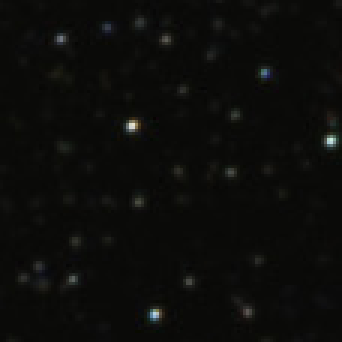
#> input picture Small_area.png, 114 x 114 px (shown 3 times larger)
$ jupyter execute solution.ipynb
#> lines starting #> are read from the running program, lines starting #| are printed output that depends on the picture; after the words box and inside, x2 and y2 are one past the last pixel; in counts of white or black regions, pixels touching at a corner belong together
### solution.py
import numpy as np
import cv2 as cv
from matplotlib import pyplot as plt

class Solution(object):

        def __init__(self):
            print("Solution initialized...")

        def localize_object(self, image_object, image_scene):
            img1 = np.copy(image_object)
            img2 = np.copy(image_scene)

            img1 = cv.GaussianBlur(img1,(5,5),cv.BORDER_DEFAULT)
            img2 = cv.GaussianBlur(img2,(5,5),cv.BORDER_DEFAULT)

            sift = cv.SIFT_create(50000)

            # find the keypoints and descriptors with SIFT
            kp1, des1 = sift.detectAndCompute(img1,None)
            kp2, des2 = sift.detectAndCompute(img2,None)

            #-- Matching descriptor vectors with a FLANN based matcher
            matcher = cv.DescriptorMatcher_create(cv.DescriptorMatcher_FLANNBASED)
            knn_matches = matcher.knnMatch(des1, des2, 2)
            #-- Filter matches using the Lowe's ratio test
            ratio_thresh = 0.8
            good_matches = []
            for m,n in knn_matches:
                if m.distance < ratio_thresh * n.distance:
                    good_matches.append(m)

            if len(good_matches) <= 4:
                return []

            obj = np.empty((len(good_matches),2), dtype=np.float32)
            scene = np.empty((len(good_matches),2), dtype=np.float32)
            for i in range(len(good_matches)):
                #-- Get the keypoints from the good matches
                obj[i,0] = kp1[good_matches[i].queryIdx].pt[0]
                obj[i,1] = kp1[good_matches[i].queryIdx].pt[1]
                scene[i,0] = kp2[good_matches[i].trainIdx].pt[0]
                scene[i,1] = kp2[good_matches[i].trainIdx].pt[1]
            H, _ =  cv.findHomography(obj, scene, cv.RANSAC)
            #-- Get the corners from the image_1 ( the object to be "detected" )
            obj_corners = np.empty((4,1,2), dtype=np.float32)
            obj_corners[0,0,0] = 0
            obj_corners[0,0,1] = 0
            obj_corners[1,0,0] = img1.shape[1]
            obj_corners[1,0,1] = 0
            obj_corners[2,0,0] = img1.shape[1]
            obj_corners[2,0,1] = img1.shape[0]
            obj_corners[3,0,0] = 0
            obj_corners[3,0,1] = img1.shape[0]
            scene_corners = cv.perspectiveTransform(obj_corners, H)

            result_points = [
                (int(scene_corners[0,0,0]), int(scene_corners[0,0,1])),
                (int(scene_corners[1,0,0]), int(scene_corners[1,0,1])),
                (int(scene_corners[2,0,0]), int(scene_corners[2,0,1])),
                (int(scene_corners[3,0,0]), int(scene_corners[3,0,1]))
            ]

            return result_points


# [7 lines that do not run on import are left out]

### solution.ipynb
[cell 1]
import numpy as np
import cv2 as cv
from matplotlib import pyplot as plt

#img1 = cv.imread('Small_area_rotated.png', cv.IMREAD_GRAYSCALE)
img1 = cv.imread('Small_area.png', cv.IMREAD_GRAYSCALE)
#> img1: shape (114, 114); min 4, max 223, mean 11.7
img2 = cv.imread('StarMap.png', cv.IMREAD_GRAYSCALE)
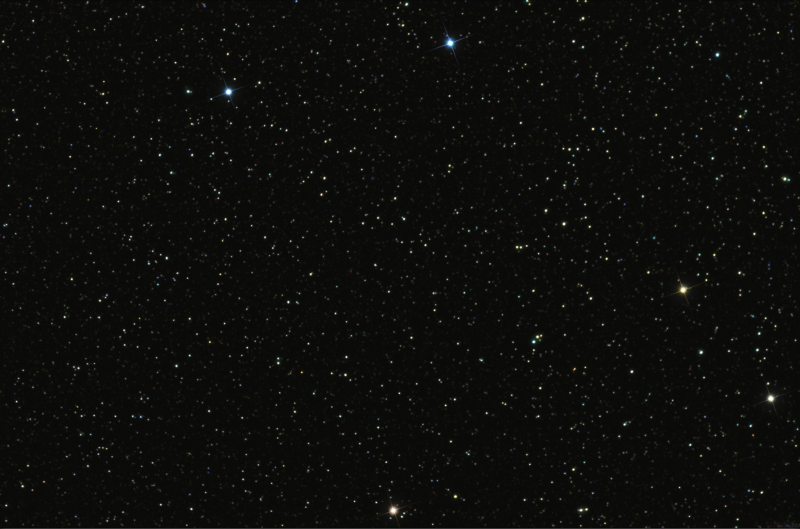
#> input picture StarMap.png, 1600 x 1057 px (shown at 1/2 size)
#> img2: shape (1057, 1600); min 2, max 255, mean 12.2

img1 = cv.GaussianBlur(img1,(5,5),cv.BORDER_DEFAULT)
img2 = cv.GaussianBlur(img2,(5,5),cv.BORDER_DEFAULT)

sift = cv.SIFT_create(50000)

# find the keypoints and descriptors with SIFT
kp1, des1 = sift.detectAndCompute(img1,None)
#> kp1 = 29 keypoints; strongest (x, y, size): (44, 42, 3.8), (110, 47, 3.5), (20, 13, 3.7), (88, 24, 3.9)
kp2, des2 = sift.detectAndCompute(img2,None)
#> kp2 = 3266 keypoints; strongest (x, y, size): (1542, 797, 8.6), (457, 184, 8.8), (787, 1021, 9.6), (900, 86, 9.7)

#-- Matching descriptor vectors with a FLANN based matcher
matcher = cv.DescriptorMatcher_create(cv.DescriptorMatcher_FLANNBASED)
knn_matches = matcher.knnMatch(des1, des2, 2)
#> knn_matches = 29 matches
#-- Filter matches using the Lowe's ratio test
ratio_thresh = 0.8
good_matches = []
for m,n in knn_matches:
    if m.distance < ratio_thresh * n.distance:
        good_matches.append(m)
#> this loop made 29 passes
#> after the loop, good_matches = 27 matches

img_matches = np.empty((max(img1.shape[0], img2.shape[0]), img1.shape[1]+img2.shape[1], 3), dtype=np.uint8)
cv.drawMatches(img1, kp1, img2, kp2, good_matches, img_matches, flags=cv.DrawMatchesFlags_NOT_DRAW_SINGLE_POINTS)
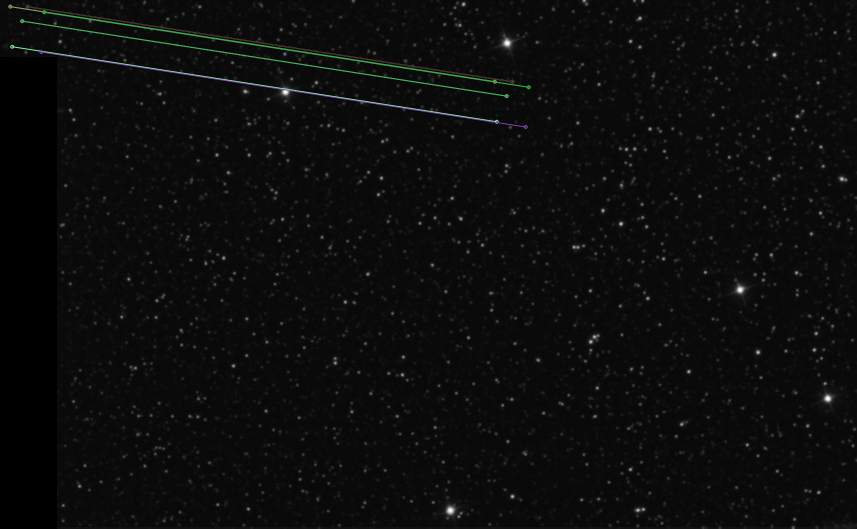
#> img_matches: shape (1057, 1714, 3) (shown at 1/2 size); mean of channels 0, 1, 2 12.1, 12.3, 12; drawn as B, G, R

#-- Show detected matches
cv.imshow('Good Matches & Object detection', img_matches)
cv.waitKey(0)
cv.destroyAllWindows()

[cell 2]
#-- Localize the object
obj = np.empty((len(good_matches),2), dtype=np.float32)
#> obj = 27 pairs, first value -1776.2 to 3.13e+35, second value 0 to 4.56e-41
scene = np.empty((len(good_matches),2), dtype=np.float32)
#> scene = 27 pairs, first value -760.1 to 1.94e+31, second value 0 to 7.45e+37
for i in range(len(good_matches)):
    #-- Get the keypoints from the good matches
    obj[i,0] = kp1[good_matches[i].queryIdx].pt[0]
    obj[i,1] = kp1[good_matches[i].queryIdx].pt[1]
    scene[i,0] = kp2[good_matches[i].trainIdx].pt[0]
    scene[i,1] = kp2[good_matches[i].trainIdx].pt[1]
#> this loop made 27 passes
#> after the loop, obj = 27 pairs, first value 20.13 to 88, second value 12.79 to 103.5; scene = 27 pairs, first value 875.1 to 943, second value 162.8 to 253.5
H, _ =  cv.findHomography(obj, scene, cv.RANSAC)
#> H = [[1, -8.44e-06, 855], [2.13e-06, 1, 150], [1.3e-08, -9.68e-09, 1]]
#-- Get the corners from the image_1 ( the object to be "detected" )
obj_corners = np.empty((4,1,2), dtype=np.float32)
obj_corners[0,0,0] = 0
obj_corners[0,0,1] = 0
obj_corners[1,0,0] = img1.shape[1]
obj_corners[1,0,1] = 0
obj_corners[2,0,0] = img1.shape[1]
obj_corners[2,0,1] = img1.shape[0]
obj_corners[3,0,0] = 0
obj_corners[3,0,1] = img1.shape[0]
scene_corners = cv.perspectiveTransform(obj_corners, H)
#> scene_corners = [[855, 150], [969, 150], [969, 264], [855, 264]]
#-- Draw lines between the corners (the mapped object in the scene - image_2 )
cv.line(img_matches, (int(scene_corners[0,0,0] + img1.shape[1]), int(scene_corners[0,0,1])), (int(scene_corners[1,0,0] + img1.shape[1]), int(scene_corners[1,0,1])), (0,255,0), 4)
#> img_matches: shape (1057, 1714, 3); 0.03% of pixels changed, all inside (x1, y1, x2, y2) = (967, 148, 1085, 153)
cv.line(img_matches, (int(scene_corners[1,0,0] + img1.shape[1]), int(scene_corners[1,0,1])), (int(scene_corners[2,0,0] + img1.shape[1]), int(scene_corners[2,0,1])), (0,255,0), 4)
#> img_matches: shape (1057, 1714, 3); mean of channels 0, 1, 2 12.1, 12.4, 12
cv.line(img_matches, (int(scene_corners[2,0,0] + img1.shape[1]), int(scene_corners[2,0,1])), (int(scene_corners[3,0,0] + img1.shape[1]), int(scene_corners[3,0,1])), (0,255,0), 4)
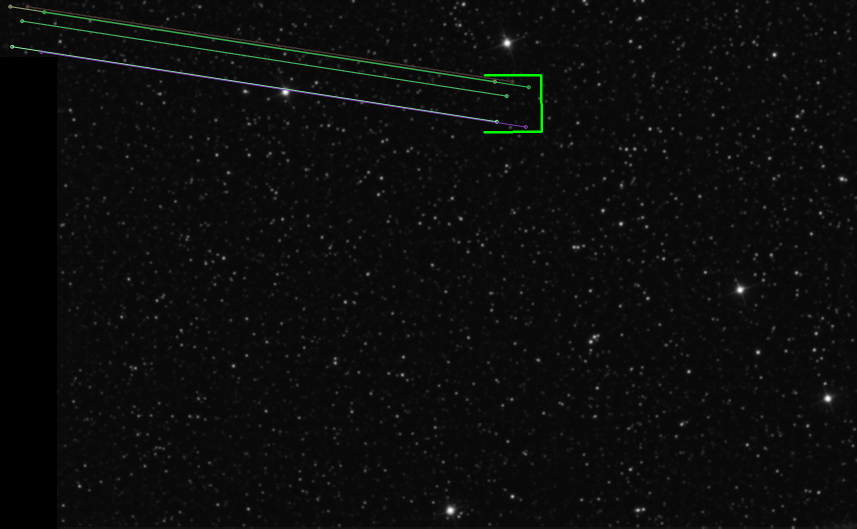
#> img_matches: shape (1057, 1714, 3) (shown at 1/2 size); mean of channels 0, 1, 2 12.1, 12.5, 12; drawn as B, G, R
cv.line(img_matches, (int(scene_corners[3,0,0] + img1.shape[1]), int(scene_corners[3,0,1])), (int(scene_corners[0,0,0] + img1.shape[1]), int(scene_corners[0,0,1])), (0,255,0), 4)
#> img_matches: shape (1057, 1714, 3); 0.03% of pixels changed, all inside (x1, y1, x2, y2) = (966, 151, 972, 264)


cv.imwrite("result.png",img_matches)

#-- Show detected matches
cv.imshow('Good Matches & Object detection', img_matches)
cv.waitKey(0)
cv.destroyAllWindows()

[cell 3]
[ (int(scene_corners[0,0,0] + img1.shape[1]), int(scene_corners[0,0,1])),  (int(scene_corners[1,0,0] + img1.shape[1]), int(scene_corners[1,0,1]))]
#> Out = [(969, 150), (1082, 150)]

[cell 4]
[(int(scene_corners[1,0,0] + img1.shape[1]), int(scene_corners[1,0,1])), (int(scene_corners[2,0,0] + img1.shape[1]), int(scene_corners[2,0,1]))]
#> Out = [(1082, 150), (1083, 263)]

[cell 5]
[(int(scene_corners[2,0,0] + img1.shape[1]), int(scene_corners[2,0,1])), (int(scene_corners[3,0,0] + img1.shape[1]), int(scene_corners[3,0,1]))]
#> Out = [(1083, 263), (968, 264)]

[cell 6]
[ (int(scene_corners[3,0,0] + img1.shape[1]), int(scene_corners[3,0,1])), (int(scene_corners[0,0,0] + img1.shape[1]), int(scene_corners[0,0,1]))]
#> Out = [(968, 264), (969, 150)]

[cell 7]
(int(scene_corners[0,0,0] + img1.shape[1]), int(scene_corners[0,0,1]))
#> Out = (969, 150)

[cell 8]
result_points = [
    (int(scene_corners[0,0,0]), int(scene_corners[0,0,1])),
    (int(scene_corners[1,0,0]), int(scene_corners[1,0,1])),
    (int(scene_corners[3,0,0]), int(scene_corners[3,0,1])),
    (int(scene_corners[0,0,0]), int(scene_corners[0,0,1]))
]
#> result_points = [(855, 150), (968, 150), (854, 264), (855, 150)]

[cell 9]
result_points
#> Out = [(855, 150), (968, 150), (854, 264), (855, 150)]

[cell 10]
from solution import Solution

img1 = cv.imread('Small_area.png')
#> img1 is the input picture: shape (114, 114, 3); mean B, G, R 10.6, 12.6, 12.5
img2 = cv.imread('StarMap.png')
#> img2 is the input picture: shape (1057, 1600, 3); mean B, G, R 11, 13.2, 13

img1 = cv.cvtColor(img1, cv.COLOR_BGR2RGB)
img2 = cv.cvtColor(img2, cv.COLOR_BGR2RGB)

img1_copy = cv.cvtColor(img1, cv.COLOR_RGB2GRAY)
img2_copy = cv.cvtColor(img2, cv.COLOR_RGB2GRAY)

solution = Solution()
points = solution.localize_object(img1_copy, img2_copy)
#> in localize_object, `kp1, des1 = sift.detectAndCompute(img1,None)`: kp1 = 28 keypoints; strongest (x, y, size): (44, 42, 3.8), (110, 47, 3.5), (20, 13, 3.8), (88, 24, 3.8)
#> in localize_object, `kp2, des2 = sift.detectAndCompute(img2,None)`: kp2 = 3231 keypoints; strongest (x, y, size): (1542, 797, 8.6), (457, 184, 8.8), (787, 1021, 9.6), (900, 86, 9.7)
#> in localize_object, `knn_matches = matcher.knnMatch(des1, des2, 2)`: knn_matches = 28 matches
#> the loop in localize_object, `for m,n in knn_matches:` made 28 passes
#> after the loop in localize_object, `for m,n in knn_matches:`: good_matches = 27 matches
#> in localize_object, `obj = np.empty((len(good_matches),2), dtype=np.float32)`: obj = 27 pairs, first value -4.5e+26 to 1.15e-41, second value 0 to 1.41
#> in localize_object, `scene = np.empty((len(good_matches),2), dtype=np.float32)`: scene = 27 pairs, first value -6.15e+29 to 2.48e+25, second value -5.74e+31 to 3.86e+32
#> the loop in localize_object, `for i in range(len(good_matches)):` made 27 passes
#> after the loop in localize_object, `for i in range(len(good_matches)):`: obj = 27 pairs, first value 20.14 to 88, second value 12.8 to 103.6; scene = 27 pairs, first value 875.1 to 943, second value 162.8 to 253.6
#> in localize_object, `H, _ =  cv.findHomography(obj, scene, cv.RANSAC)`: H = [[1, -1.19e-05, 855], [6.59e-07, 1, 150], [5e-09, -1.37e-08, 1]]
#> in localize_object, `scene_corners = cv.perspectiveTransform(obj_corners, H)`: scene_corners = [[855, 150], [969, 150], [969, 264], [855, 264]]
#> in localize_object, `result_points = [ (int(scene_corners[0,0,0]), int(scene_corners[0,0,1]..`: result_points = [(855, 150), (968, 150), (969, 263), (855, 264)]
#> points = [(855, 150), (968, 150), (969, 263), (855, 264)]

print(points)
#| [(855, 150), (968, 150), (969, 263), (855, 264)]

image_detected = np.copy(img2)

cv.line(image_detected, points[0], points[1], (0,255,0), 4)
#> image_detected: shape (1057, 1600, 3); mean R, G, B 13, 13.3, 11
cv.line(image_detected, points[1], points[2], (0,255,0), 4)
#> image_detected: shape (1057, 1600, 3); mean R, G, B 13, 13.4, 11
cv.line(image_detected, points[2], points[3], (0,255,0), 4)
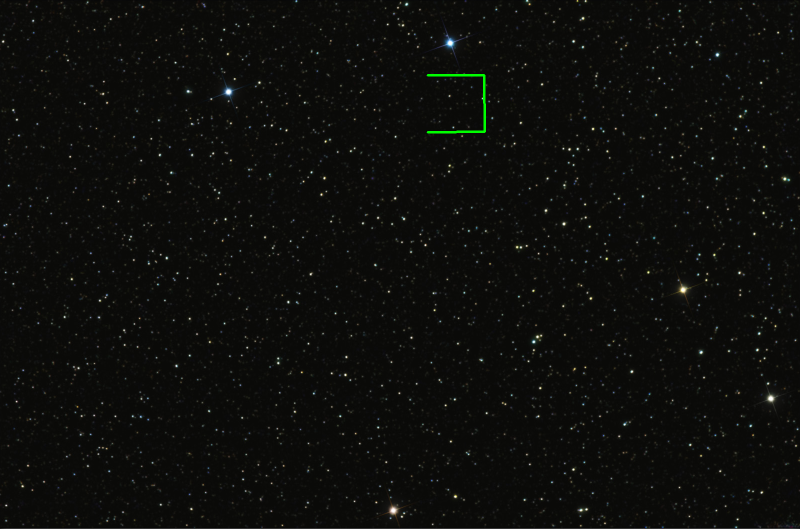
#> image_detected: shape (1057, 1600, 3) (shown at 1/2 size); mean R, G, B 13, 13.4, 11
cv.line(image_detected, points[3], points[0], (0,255,0), 4)
#> image_detected: shape (1057, 1600, 3); 0.03% of pixels changed, all inside (x1, y1, x2, y2) = (853, 151, 858, 264)


#-- Show detected matches
cv.imshow('Good Matches & Object detection', image_detected)
cv.waitKey(0)
cv.destroyAllWindows()
